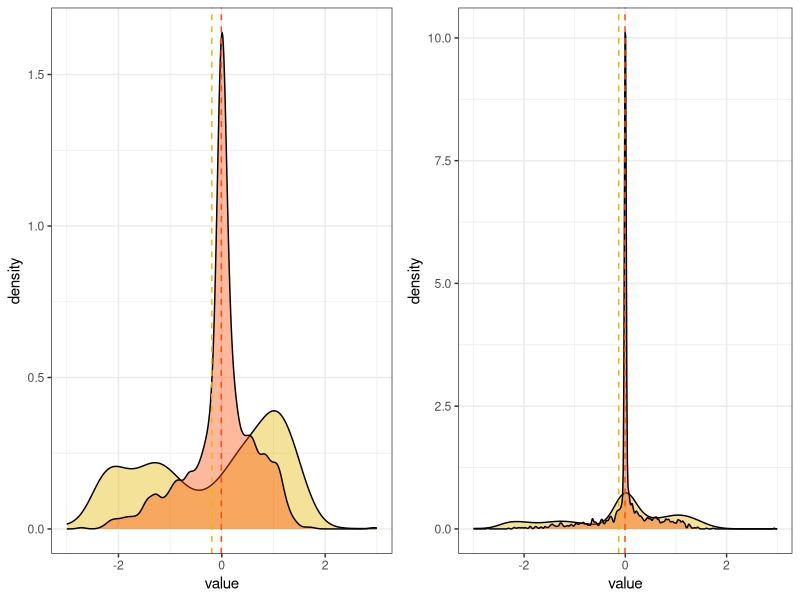

Generate this figure with R: (Note: this script raises an error after producing the figure.)
# weighting and distribution within deciles.

library(reshape)
library(ggplot2)
library(plyr)

setwd("C:/Users/Subhayan/Documents/Work/twitter-landscape//")

#without NAs

#elites
elite_df = read.csv("data/weak_elite_ideologies.csv", as.is = T)
elite_df = elite_df[!is.na(elite_df$ideology),]

#those with -Inf and +Inf ideologies are assigned very low and very high values instead.
#+/-3 is chosen because all other elites have absolute ideologies less than 3.
elite_df[elite_df$ideology == -Inf,]$ideology = -3
elite_df[elite_df$ideology == Inf,]$ideology = 3

names(elite_df)[2] = "ideology"
elites = elite_df$username

elite_freq = read.csv("data/elites_activity.csv", as.is = T)
names(elite_freq)[1] = "username"

elite_freq$numberoftweets_scaled = (elite_freq$numberoftweets - min(elite_freq$numberoftweets))/(max(elite_freq$numberoftweets) - min(elite_freq$numberoftweets))

elite_df$username = tolower(elite_df$username)
elite_freq_df = merge(elite_df, elite_freq)
elite_freq_df$corrected_ideology = elite_freq_df$ideology * elite_freq_df$numberoftweets_scaled

elite_freq_viz = elite_freq_df[,c(1, 2, 5)]

elite_freq_viz_long = melt(elite_freq_viz, id.vars= "username")

mu <- ddply(elite_freq_viz_long, "variable", summarise, grp.mean=mean(value, na.rm = T))

p3_withoutNA = ggplot(elite_freq_viz_long, aes(x=value, fill=variable)) +
  geom_density(alpha=0.4) +
  geom_vline(data=mu, aes(xintercept=grp.mean, color=variable),
             linetype="dashed") +
  scale_colour_manual(values = c("#E7B800", "#FC4E07")) +
  scale_fill_manual(values = c("#E7B800", "#FC4E07")) +
  theme_bw() +
  theme(legend.position = "none")

#elites without neutrals: weighted vs unweighted

#with NAs

library(reshape)

#elites
elite_df = read.csv("data/weak_elite_ideologies.csv", as.is = T)

#those with -Inf and +Inf ideologies are assigned very low and very high values instead.
#+/-3 is chosen because all other elites have absolute ideologies less than 3.
elite_df[is.na(elite_df$ideology),]$ideology = 0
elite_df[elite_df$ideology == -Inf,]$ideology = -3
elite_df[elite_df$ideology == Inf,]$ideology = 3

names(elite_df)[2] = "ideology"
elites = elite_df$username

elite_freq = read.csv("data/elites_activity.csv", as.is = T)
names(elite_freq)[1] = "username"

elite_freq$numberoftweets_scaled = (elite_freq$numberoftweets - min(elite_freq$numberoftweets))/(max(elite_freq$numberoftweets) - min(elite_freq$numberoftweets))

elite_df$username = tolower(elite_df$username)
elite_freq_df = merge(elite_df, elite_freq)
elite_freq_df$corrected_ideology = elite_freq_df$ideology * elite_freq_df$numberoftweets_scaled

elite_freq_viz = elite_freq_df[,c(1, 2, 5)]

elite_freq_viz_long = melt(elite_freq_viz, id.vars= "username")

mu <- ddply(elite_freq_viz_long, "variable", summarise, grp.mean=mean(value, na.rm = T))

p4_withNA = ggplot(elite_freq_viz_long, aes(x=value, fill=variable)) +
  geom_density(alpha=0.4) +
  geom_vline(data=mu, aes(xintercept=grp.mean, color=variable),
             linetype="dashed") +
  scale_colour_manual(values = c("#E7B800", "#FC4E07")) +
  scale_fill_manual(values = c("#E7B800", "#FC4E07")) +
  theme_bw() +
  theme(legend.position = "none") 

#elites with neutrals: weighted vs unweighted

library(gridExtra)

#figure 4
grid.arrange(p3_withoutNA, p4_withNA, nrow = 1)

#distribution within deciles

qs = quantile(elite_freq_df$numberoftweets, probs = seq(0, 1, by = 0.1))

par(mfrow=c(5,2))

all_decile_df = NULL
grays = gray.colors(10, start = 0.1, end = 0.9, gamma = 2.2, alpha = NULL)
for(i in 1:10) {
  decile_df = elite_freq_df[elite_freq_df$numberoftweets >= qs[i] & 
                              elite_freq_df$numberoftweets <= qs[i+1],]
  
  d_de = density(decile_df$ideology)
  #plot(d_de, xlab = "ideology", paste0(main = "ideological distribution of (N=" , nrow(decile_df),") elites in dcile ", i))
  decile_df$decile = i
  all_decile_df = rbind(all_decile_df, decile_df)
}

#elite ideology with neutrals, distribution within deciles

medians <- ddply(all_decile_df, "decile", summarise, grp.median=median(ideology, na.rm = T))

all_decile_df <- all_decile_df %>% inner_join(medians)

#figure 5
ggplot(all_decile_df, aes(x=ideology)) +
  geom_density(fill="snow3", alpha = 0.6, color = "snow3") +
  facet_wrap(~decile, nrow = 5, scales = "free") +
  geom_vline(aes(xintercept=grp.median, colour = "red")) +
  geom_vline(xintercept=0, linetype = "dashed") +
  scale_fill_gradient(low="white", high="black") +
  theme_bw() +
  theme(legend.position = "none")
